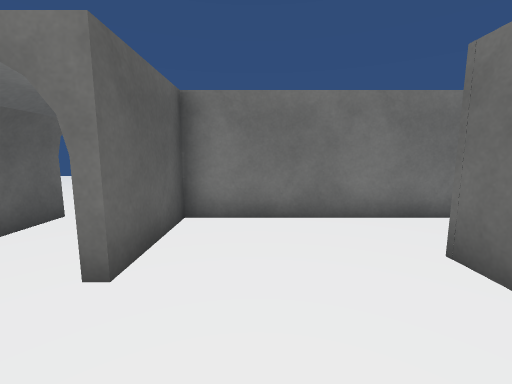
View 1 (above)

16 first-person views from a walk through a scene from a Unity 3-D project. The camera is 1.2 m above the floor, tilts 8° down and sees 90° across. Doors are open. The floor is counted in squares, 1 m on a side. Each view is taken from the middle of a square. On the plan, view 1 faces up. The plan holds only what a view shows up to about 12 squares ahead; the rest is blank. The place goes on beyond the plan. The player character is not drawn. Some surface patterns are stand-ins.

View 2
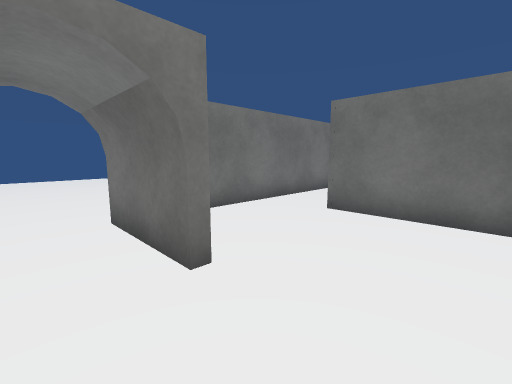

View 3
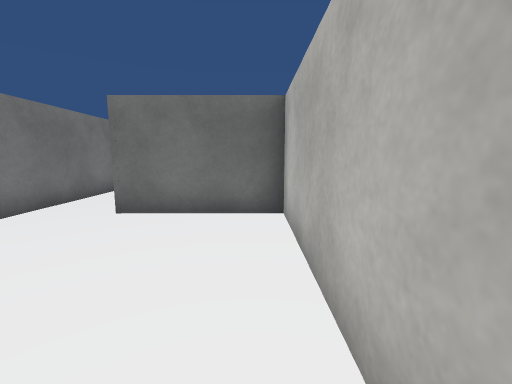

View 4
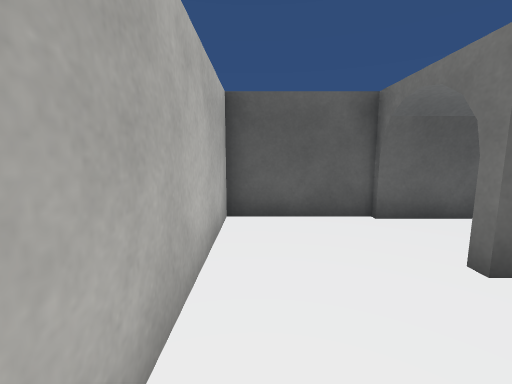

View 5
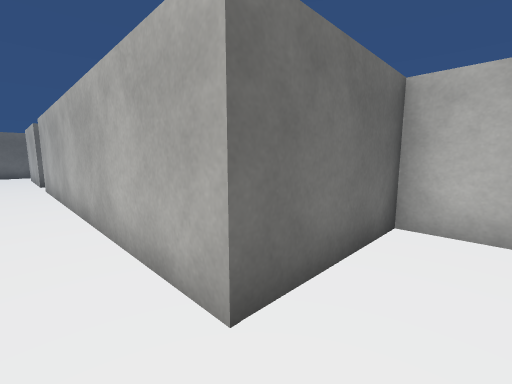

View 6
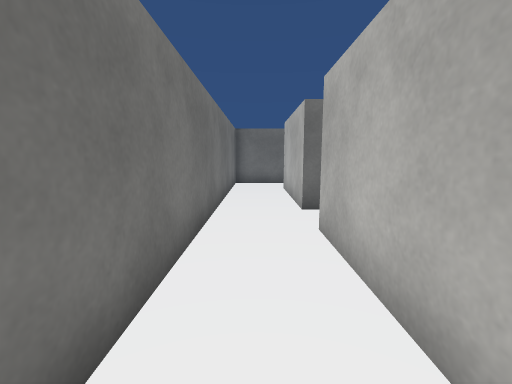

View 7
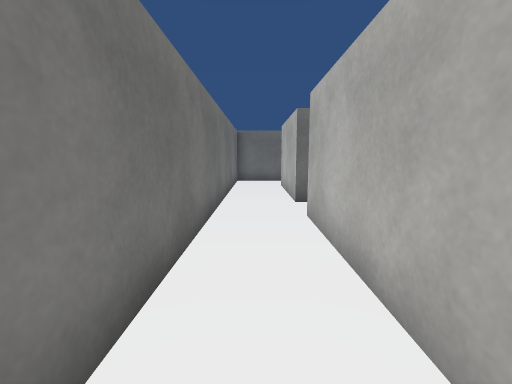

View 8
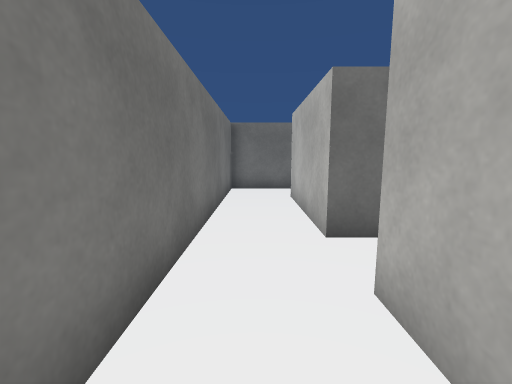

View 9
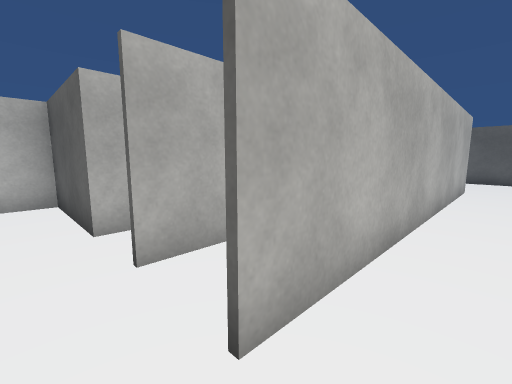

View 10
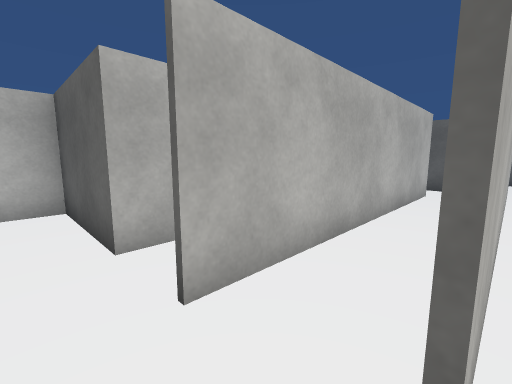

View 11
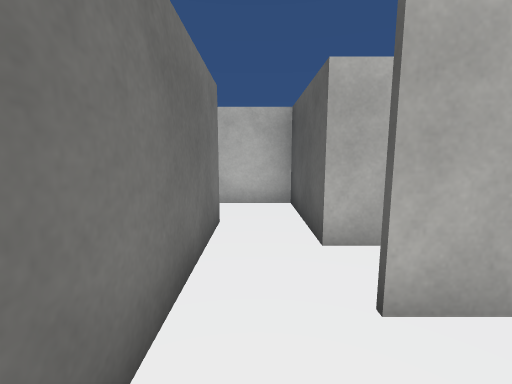

View 12
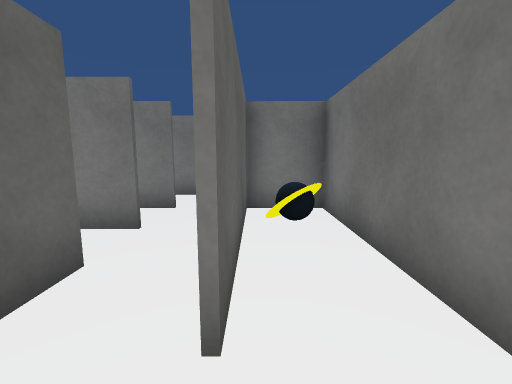

View 13
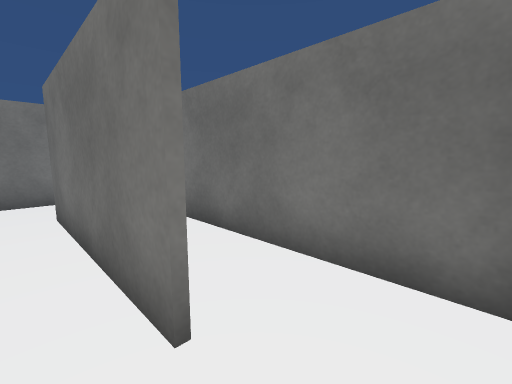

View 14
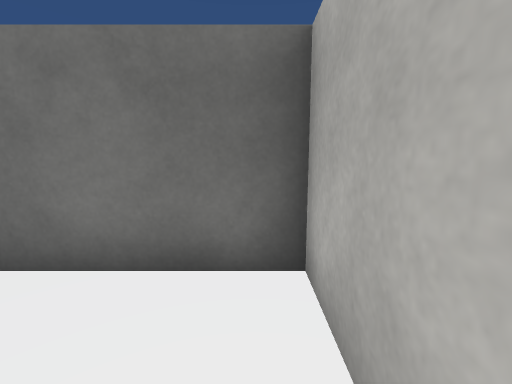

View 15
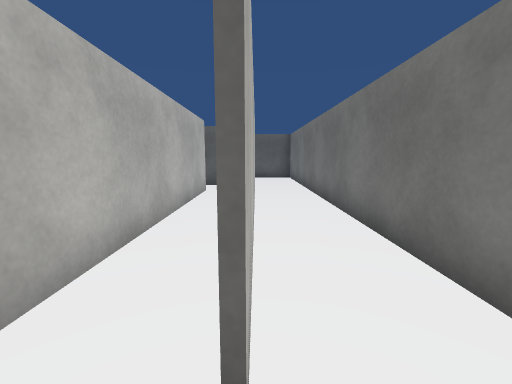

View 16
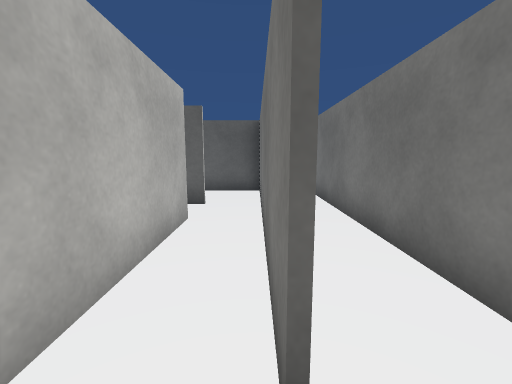

### Floor plan
Ten units are one square. View 1 is at (0, 0); x grows to the right and y downward. Boxes are objects, and circles mark ways between rooms. Rooms are numbered by the first view taken in them; rooms with no view inside come last. Other rooms are left out.
<svg viewBox="-45 -60 245 100">
<path fill="none" stroke="#000" d="M-40 -24 -40 6 23 6 23 -30M15 -49 -15 -49M137 -30 176 -30M23 -30 121 -30M195 -35 195 -49 15 -49M121 -29 50 -29M121 3 121 35 136 35M137 16 137 -30M39 -12 121 -12M136 35 156 35 156 -29 138 -29 138 16"/>
<rect x="-25" y="-55" width="10" height="40" fill="#bbb"><title>other object</title></rect>
<rect x="145" y="-15" width="10" height="10" fill="#bbb"><title>other object</title></rect>
<circle cx="10" cy="-40" r="3" fill="#2a7"/>
<circle cx="130" cy="-30" r="3" fill="#2a7"/>
<circle cx="140" cy="25" r="3" fill="#2a7"/>
<text x="-10" y="-20">1</text>
<text x="100" y="-40">2</text>
<text x="100" y="-20">3</text>
<text x="150" y="10">4</text>
</svg>
Room 1 opens to room 2. Room 2 opens to room 3. Room 3 opens to room 4.

Where each view was taken, in squares from view 1:
view 1: 0 up, 0 right, facing up
view 2: 0 up, 3 left, facing up-right
view 3: 0 up, 3 left, facing right
view 4: 0 up, 1 right, facing left
view 5: 4 up, 1 right, facing down-right
view 6: 4 up, 8 right, facing right
view 7: 4 up, 7 right, facing right
view 8: 4 up, 10 right, facing right
view 9: 4 up, 13 right, facing down-left
view 10: 3 up, 13 right, facing down-left
view 11: 3 up, 13 right, facing down
view 12: 3 down, 14 right, facing up
view 13: 3 down, 13 right, facing up-right
view 14: 3 down, 13 right, facing right
view 15: 3 up, 13 right, facing left
view 16: 1 up, 13 right, facing left
